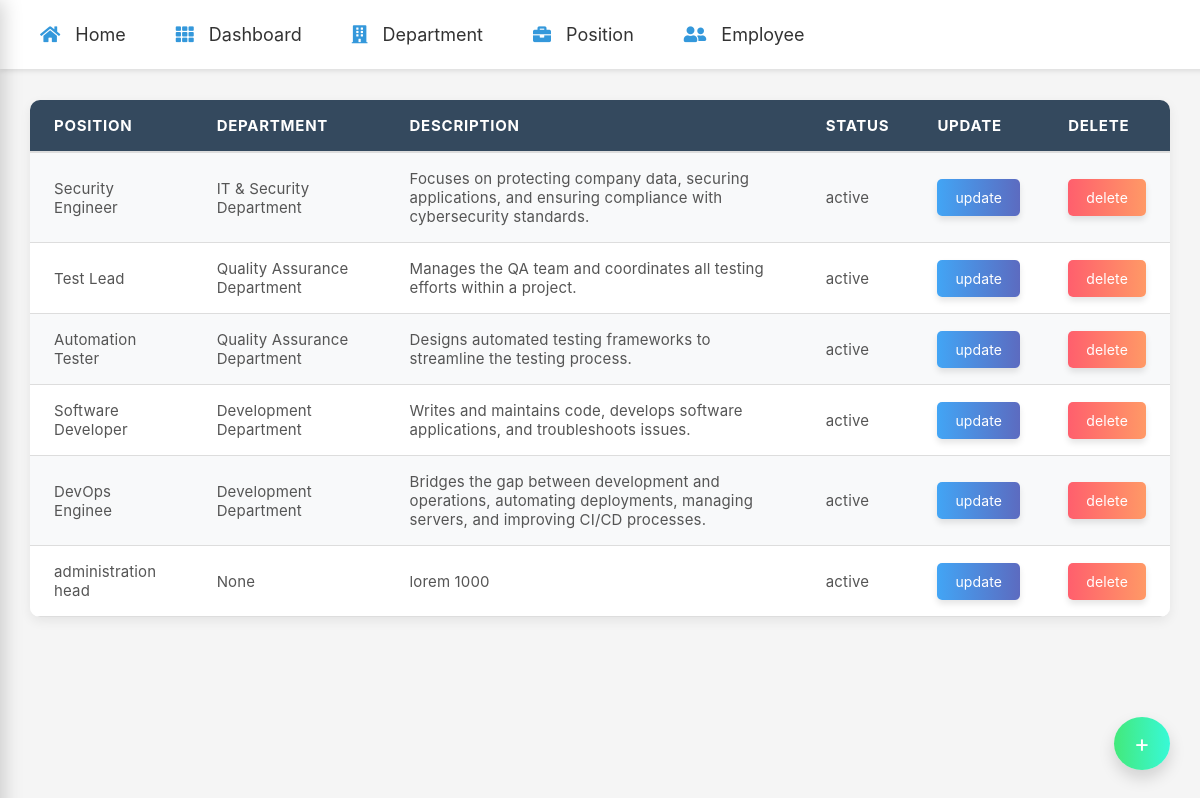
The app's page /post_det with its own data.
### base/models.py (models this page shows, shortened)
class PositionList(models.Model):
    position = models.CharField(max_length=255)
    department = models.ForeignKey(Department,on_delete=models.SET_NULL, null=True, related_name='positions')
    description = models.TextField(blank=True, null=True)
    is_active = models.BooleanField(default=True)
    created = models.DateTimeField(auto_now_add=True, null=True)
    updated = models.DateTimeField(auto_now=True)
    class Meta:
        ordering = ['-updated', '-created']  # Existing ordering for PositionList
        unique_together = ('position', 'department')

class Department(models.Model):
    name = models.CharField(max_length=255, unique=True)
    description = models.TextField(blank=True, null=True)
    is_active = models.BooleanField(default=True)
    created = models.DateTimeField(auto_now_add=True, null=True)
    updated = models.DateTimeField(auto_now=True)
    class Meta:
        ordering = ['-updated', '-created']  # Existing ordering for Department
    def __str__(self):
        return self.name

### base/views.py (the view)
# urls.py: path('post_det',views.posi_data,name="position_data"),
def posi_data(request):
    data = PositionList.objects.all()
    context = {'data':data}
    return render(request,'base/postion_templates/posi_det.html',context)

### base/templates/base/postion_templates/posi_det.html
{% extends 'nav_bar.html' %}
{% load static  %}
    {% block extra_css %}
        <link rel="stylesheet" type="text/css" href="{% static 'styles/table_style.css' %}">
    {% endblock %}
    {% block content %}
        <h1>Details of the position</h1>
        <table class="styled-table">
            <tr>
                <th>position</th>
                <th>department</th>
                <th>description</th>
                <th>status</th>
                <th>update</th>
                <th>delete</th>
            </tr>
        {% for i in data %}
            <tr>
                <td>{{i.position}}</td>
                <td>{{i.department}}</td>
                <td>{{i.description}}</td>
                {% if i.is_active %}
                    <td>active</td>
                {% else %}
                    <td>inactive</td>
                {% endif %}
                <td>
                    <a class="btn-update" href="{% url 'update_posi_page' i.id %}">update</a>
                </td>
                <td>
                    <a class="btn-delete" href="{% url 'delete_posi_page' i.id %}">delete</a>
                </td>
            </tr>
        {% endfor %}
        </table>
    <a  id ='id1' href="{% url 'create_posi' %}">+</a>
    {% endblock %}

### templates/nav_bar.html (shortened to what this page needs)
<!DOCTYPE html>
<html lang="en">
<head>
    <link href="https://cdnjs.cloudflare.com/ajax/libs/font-awesome/5.15.4/css/all.min.css" rel="stylesheet">
    {% block extra_css %}
    {% endblock %}
</head>
<body>
    <div class="navbar">
        <div class="nav-links" id="navLinks">
            <a href="{% url 'index_page' %}"><i class="fas fa-home"></i> Home</a>
            <a href="{% url 'dash_board' %}"><i class="fas fa-th"></i> Dashboard</a>
            <a href="{% url 'dept' %}"><i class="fas fa-building"></i> Department</a>
            <a href="{% url 'position_data' %}"><i class="fas fa-briefcase"></i> Position</a>
            <a href="{% url 'emp_data' %}"><i class="fas fa-user-friends"></i> Employee</a>
        </div>
    </div>
    <div class="content-wrapper">
        {% block content %}
        {% endblock %}
    </div>
</body>
</html>

### static/styles/table_style.css (style rules this page uses)
body { font-family: -apple-system, BlinkMacSystemFont, "Segoe UI", "Helvetica Neue", Arial, sans-serif; background-color: #f5f5f5; }
.styled-table { width: 95%; max-width: 1200px; margin: 40px auto 10px auto; border-spacing: 0; border-collapse: collapse; background-color: #ffffff; color: #333333; box-shadow: 0 4px 12px rgba(0, 0, 0, 0.07); border-radius: 10px; overflow: hidden; transition: transform 0.3s ease, box-shadow 0.3s ease; font-size: 16px; font-weight: 500; letter-spacing: 0.02em; }
.styled-table th { background-color: #34495e; color: #ffffff; padding: 16px 24px; text-transform: uppercase; font-weight: 700; text-align: left; font-size: 15px; letter-spacing: 0.05em; border-bottom: 2px solid #ddd; }
.styled-table tr:nth-child(even) { background-color: #f8f9fa; }
.styled-table tr:nth-child(odd) { background-color: #ffffff; }
.styled-table td { padding: 16px 24px; color: #555555; font-size: 15px; font-weight: 400; letter-spacing: 0.01em; border-bottom: 1px solid #ddd; transition: background-color 0.3s ease, box-shadow 0.3s ease; }
.btn-update, .btn-delete { padding: 10px 18px; font-size: 14px; color: #ffffff; border: none; border-radius: 5px; cursor: pointer; display: inline-block; text-decoration: none; transition: background-color 0.3s ease, transform 0.2s ease, box-shadow 0.3s ease; }
.btn-update { background: linear-gradient(to right, #42a5f5, #5c6bc0); box-shadow: 0 4px 6px rgba(0, 0, 0, 0.1); }
.btn-delete { background: linear-gradient(to right, #ff5f6d, #ff9966); box-shadow: 0 4px 6px rgba(0, 0, 0, 0.1); }
#id1 { display: inline-block; padding: 12px 20px; font-size: 24px; background: linear-gradient(to right, #43e97b, #38f9d7); color: white; border-radius: 50%; text-decoration: none; position: fixed; bottom: 30px; right: 30px; box-shadow: 0 8px 16px rgba(0, 0, 0, 0.15); transition: background-color 0.3s ease, transform 0.3s ease; }

### templates/nav_bar.html (style rules this page uses)
body { font-family: 'Arial', sans-serif; margin: 0; padding: 0; background: #f9f9f9; color: #333333; }
.navbar { display: flex; justify-content: space-between; align-items: center; background: #ffffff; padding: 10px 20px; position: fixed; width: 100%; top: 0; z-index: 2; box-shadow: 0 2px 5px rgba(0, 0, 0, 0.1); transition: top 0.3s; }
.navbar a { text-decoration: none; font-size: 18px; color: #333333; padding: 14px 20px; display: inline-block; transition: background-color 0.3s, color 0.3s; }
.navbar i { margin-right: 10px; color: #3498db; }
.navbar .nav-links { display: flex; gap: 10px; }
@media screen and (min-width: 768px) { .navbar .nav-links { display: flex; } }

### records on screen
PositionList: position "Security Engineer", department "IT & Security Department", description "Focuses on protecting company data, securing applications, and ensuring compliance with cybersecurity standards.", is_active "active"
PositionList: position "Test Lead", department "Quality Assurance Department", description "Manages the QA team and coordinates all testing efforts within a project.", is_active "active"
PositionList: position "Automation Tester", department "Quality Assurance Department", description "Designs automated testing frameworks to streamline the testing process.", is_active "active"
PositionList: position "Software Developer", department "Development Department", description "Writes and maintains code, develops software applications, and troubleshoots issues.", is_active "active"
PositionList: position "DevOps Enginee", department "Development Department", description "Bridges the gap between development and operations, automating deployments, managing servers, and improving CI/CD processes.", is_active "active"
PositionList: position "administration head", department "None", description "lorem 1000", is_active "active"
